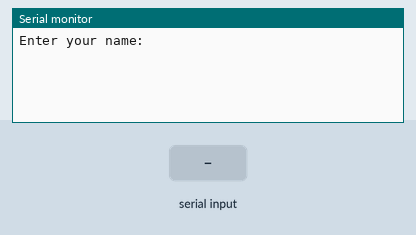
Simulated run of this sketch. Board: Arduino Uno, built with avr-gcc and run on an emulated ATmega328P. Parts: the last lines printed to the serial monitor. The inputs (shaded band) are chosen by the test bench.

Above: at 1.2 s.
1.3 s: "1\n" received over Serial
At 1.9 s:
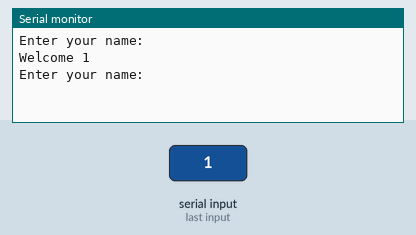
2.8 s: "0\n" received over Serial
At 4.0 s:
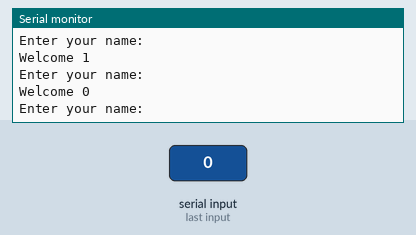
4.3 s: "2\n" received over Serial
At 5.4 s:
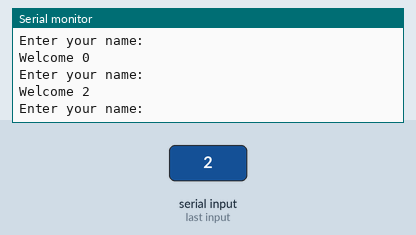

The sketch:

string_input.ino
```cpp
void setup() {
  Serial.begin(9600);
  Serial.println("Enter your name:");

}

char rx_byte = 0;
String rx_str = "";

void loop() {

  if(Serial.available() > 0){
    rx_byte = Serial.read();

    if(rx_byte != '\n'){
      // A character of the string was received
      rx_str += rx_byte;
    }
    else{
      // End of string
      Serial.print("Welcome ");
      Serial.println(rx_str);
      rx_str = "";            //Clear the string for reuse
      Serial.println("");
      Serial.println("Enter your name: ");
    }
  }

}
```

Measured:
- after the input at 1.3 s, the serial monitor: prints a new line at once (image 1)
- after the input at 2.8 s, the serial monitor: prints a new line at once (image 2)
- after the input at 4.3 s, the serial monitor: prints a new line at once (image 3)
